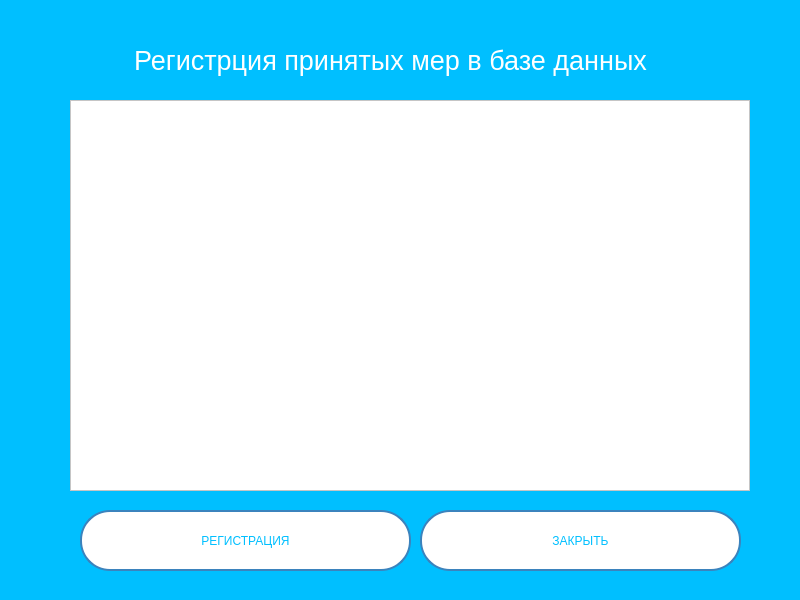
<?xml version="1.0" encoding="UTF-8"?>
<ui version="4.0">
 <class>MainWindow</class>
 <widget class="QMainWindow" name="MainWindow">
  <property name="geometry">
   <rect>
    <x>0</x>
    <y>0</y>
    <width>800</width>
    <height>600</height>
   </rect>
  </property>
  <property name="windowTitle">
   <string>MainWindow</string>
  </property>
  <property name="styleSheet">
   <string notr="true">background: #00BFFF</string>
  </property>
  <widget class="QWidget" name="centralwidget">
   <widget class="QLabel" name="label">
    <property name="geometry">
     <rect>
      <x>90</x>
      <y>30</y>
      <width>601</width>
      <height>61</height>
     </rect>
    </property>
    <property name="font">
     <font>
      <pointsize>20</pointsize>
     </font>
    </property>
    <property name="styleSheet">
     <string notr="true">background: #00BFFF;
color: white;</string>
    </property>
    <property name="text">
     <string>Регистрция принятых мер в базе данных</string>
    </property>
    <property name="alignment">
     <set>Qt::AlignCenter</set>
    </property>
   </widget>
   <widget class="QTableWidget" name="tableWidget">
    <property name="geometry">
     <rect>
      <x>70</x>
      <y>100</y>
      <width>680</width>
      <height>391</height>
     </rect>
    </property>
    <property name="styleSheet">
     <string notr="true">background: white;
color: #00BFFF</string>
    </property>
    <attribute name="horizontalHeaderDefaultSectionSize">
     <number>170</number>
    </attribute>
   </widget>
   <widget class="QPushButton" name="pushButton">
    <property name="geometry">
     <rect>
      <x>80</x>
      <y>510</y>
      <width>331</width>
      <height>61</height>
     </rect>
    </property>
    <property name="styleSheet">
     <string notr="true">QPushButton {
	color: #00BFFF;
	background-color: white;
	border: 2px solid rgb(59, 131, 189);
	border-radius: 30;
}

QPushButton:pressed {
background-color: rgb(200, 255, 255);
}

</string>
    </property>
    <property name="text">
     <string>РЕГИСТРАЦИЯ</string>
    </property>
   </widget>
   <widget class="QPushButton" name="pushButton_2">
    <property name="geometry">
     <rect>
      <x>420</x>
      <y>510</y>
      <width>321</width>
      <height>61</height>
     </rect>
    </property>
    <property name="styleSheet">
     <string notr="true">QPushButton {
	color: #00BFFF;
	background-color: white;
	border: 2px solid rgb(59, 131, 189);
	border-radius: 30;
}

QPushButton:pressed {
background-color: rgb(200, 255, 255);
}

</string>
    </property>
    <property name="text">
     <string>ЗАКРЫТЬ</string>
    </property>
   </widget>
  </widget>
  <widget class="QStatusBar" name="statusbar"/>
 </widget>
 <resources/>
 <connections/>
</ui>
